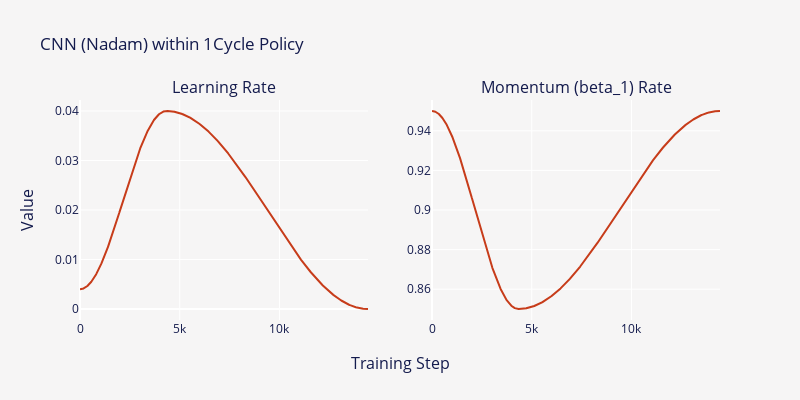

The notebook cell saved with this chart:
### Code cell
one_cycle_rates = pd.DataFrame(
    {
        "Step": range(len(one_cycle_policy.lr_rates)),
        "Learning Rate": one_cycle_policy.lr_rates,
        "Momentum Rate": one_cycle_policy.momentum_rates,
    }
)

fig = make_subplots(
    rows=1,
    cols=2,
    x_title="Training Step",
    y_title="Value",
    subplot_titles=("Learning Rate", "Momentum (beta_1) Rate"),
)

fig.add_trace(
    go.Scatter(
        x=one_cycle_rates["Step"],
        y=one_cycle_rates["Learning Rate"],
        name="Learning Rate",
        line=dict(color="#c73c1a"),
    ),
    row=1,
    col=1,
)

fig.add_trace(
    go.Scatter(
        x=one_cycle_rates["Step"],
        y=one_cycle_rates["Momentum Rate"],
        name="Momentum Rate",
        line=dict(color="#c73c1a"),
    ),
    row=1,
    col=2,
)

fig.update_layout(
    font=dict(color=FONT_COLOR),
    plot_bgcolor=BACKGROUND_COLOR,
    paper_bgcolor=BACKGROUND_COLOR,
    height=400,
    width=800,
    title_text="CNN (Nadam) within 1Cycle Policy",
    showlegend=False,
)

fig.show()

### Figure 1 — Plotly figure (JSON) as saved in the notebook; plotly's stock layout.template omitted (floating-point values rounded to 4 significant figures; data arrays with more than 128 entries replaced by an {"elided": "..."} marker saying what was removed)
{"data": [{"line": {"color": "#c73c1a"}, "name": "Learning Rate", "type": "scatter", "x": {"elided": "14440 int values"}, "xaxis": "x", "y": {"elided": "14440 float values"}, "yaxis": "y"}, {"line": {"color": "#c73c1a"}, "name": "Momentum Rate", "type": "scatter", "x": {"elided": "14440 int values"}, "xaxis": "x2", "y": {"elided": "14440 float values"}, "yaxis": "y2"}], "layout": {"annotations": [{"font": {"size": 16}, "showarrow": false, "text": "Learning Rate", "x": 0.225, "xanchor": "center", "xref": "paper", "y": 1, "yanchor": "bottom", "yref": "paper"}, {"font": {"size": 16}, "showarrow": false, "text": "Momentum (beta_1) Rate", "x": 0.775, "xanchor": "center", "xref": "paper", "y": 1, "yanchor": "bottom", "yref": "paper"}, {"font": {"size": 16}, "showarrow": false, "text": "Training Step", "x": 0.5, "xanchor": "center", "xref": "paper", "y": 0, "yanchor": "top", "yref": "paper", "yshift": -30}, {"font": {"size": 16}, "showarrow": false, "text": "Value", "textangle": -90, "x": 0, "xanchor": "right", "xref": "paper", "xshift": -40, "y": 0.5, "yanchor": "middle", "yref": "paper"}], "font": {"color": "#141B4D"}, "height": 400, "paper_bgcolor": "#F6F5F5", "plot_bgcolor": "#F6F5F5", "showlegend": false, "title": {"text": "CNN (Nadam) within 1Cycle Policy"}, "width": 800, "xaxis": {"anchor": "y", "domain": [0, 0.45]}, "xaxis2": {"anchor": "y2", "domain": [0.55, 1]}, "yaxis": {"anchor": "x", "domain": [0, 1]}, "yaxis2": {"anchor": "x2", "domain": [0, 1]}}}
